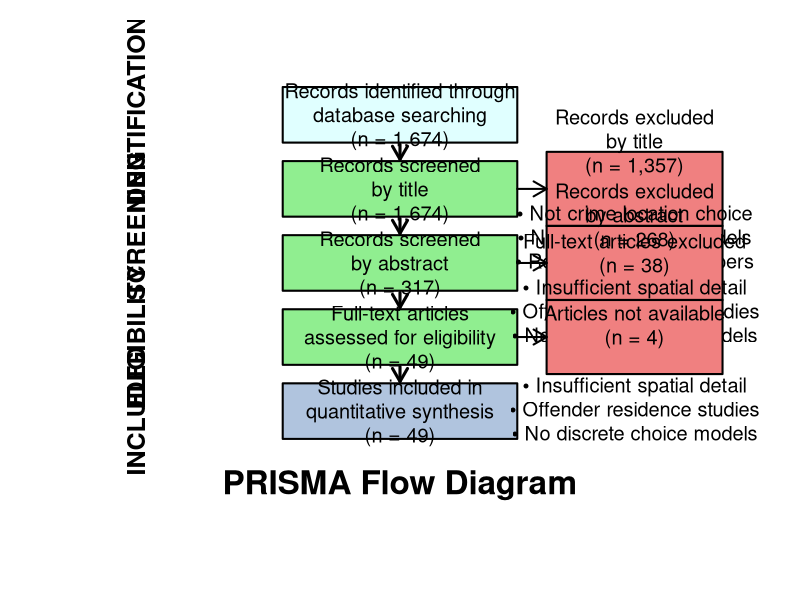
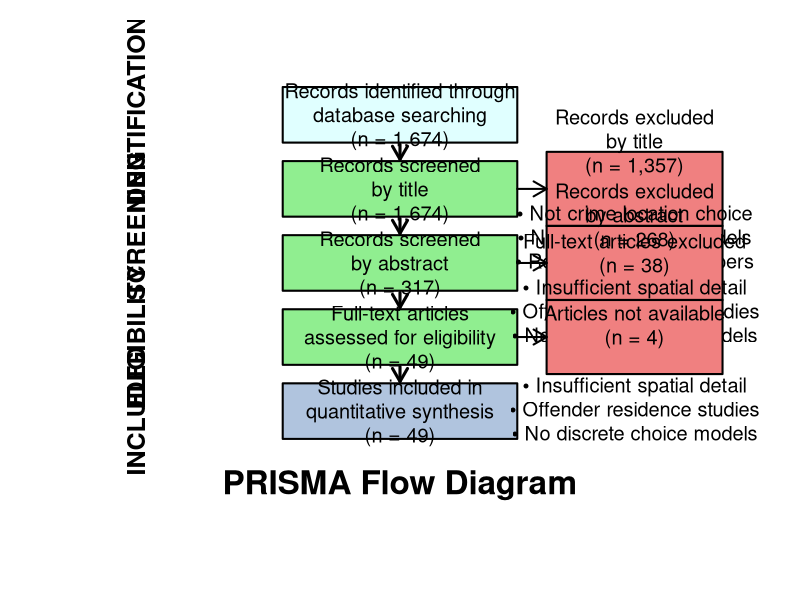

Write the R code that produced these figures, in order.
# Basic PRISMA diagram using base R graphics
# This should definitely work

# Create a basic PRISMA diagram
png("20250709_Analysis & Results/basic_prisma_diagram.png", 
    width = 1200, height = 1400, res = 150)

# Set up the plot
par(mar = c(1, 1, 1, 1))
plot(0, 0, type = "n", xlim = c(0, 12), ylim = c(0, 14), 
     axes = FALSE, xlab = "", ylab = "")

# Function to draw boxes
draw_box <- function(x, y, width, height, text, color = "lightblue") {
  rect(x - width/2, y - height/2, x + width/2, y + height/2, 
       col = color, border = "black", lwd = 2)
  text(x, y, text, cex = 1.2, adj = 0.5)
}

# Draw boxes
draw_box(6, 12, 4, 1.5, "Records identified through\ndatabase searching\n(n = 1,674)", "lightcyan")
draw_box(6, 10, 4, 1.5, "Records screened\nby title\n(n = 1,674)", "lightgreen")
draw_box(6, 8, 4, 1.5, "Records screened\nby abstract\n(n = 317)", "lightgreen")
draw_box(6, 6, 4, 1.5, "Full-text articles\nassessed for eligibility\n(n = 49)", "lightgreen")
draw_box(6, 4, 4, 1.5, "Studies included in\nquantitative synthesis\n(n = 49)", "lightsteelblue")

# Exclusion boxes
draw_box(10, 10, 3, 2, "Records excluded\nby title\n(n = 1,357)\n\n• Not crime location choice\n• No spatial choice models\n• Review/theoretical papers", "lightcoral")
draw_box(10, 8, 3, 2, "Records excluded\nby abstract\n(n = 268)\n\n• Insufficient spatial detail\n• Offender residence studies\n• No discrete choice models", "lightcoral")
draw_box(10, 6, 3, 2, "Full-text articles excluded\n(n = 38)\n\nArticles not available\n(n = 4)\n\n• Insufficient spatial detail\n• Offender residence studies\n• No discrete choice models", "lightcoral")

# Arrows
arrows(6, 11.2, 6, 10.8, lwd = 3, length = 0.15)
arrows(6, 9.2, 6, 8.8, lwd = 3, length = 0.15)
arrows(6, 7.2, 6, 6.8, lwd = 3, length = 0.15)
arrows(6, 5.2, 6, 4.8, lwd = 3, length = 0.15)

# Exclusion arrows
arrows(8, 10, 8.5, 10, lwd = 2, length = 0.15)
arrows(8, 8, 8.5, 8, lwd = 2, length = 0.15)
arrows(8, 6, 8.5, 6, lwd = 2, length = 0.15)

# Stage labels
text(1.5, 12, "IDENTIFICATION", cex = 1.5, font = 2, srt = 90)
text(1.5, 9, "SCREENING", cex = 1.5, font = 2, srt = 90)
text(1.5, 6, "ELIGIBILITY", cex = 1.5, font = 2, srt = 90)
text(1.5, 4, "INCLUDED", cex = 1.5, font = 2, srt = 90)

# Title
text(6, 2, "PRISMA Flow Diagram", cex = 2, font = 2)

dev.off()

cat("Basic PRISMA diagram created successfully!\n")
cat("File saved: basic_prisma_diagram.png\n")

# Also create a PDF version
pdf("20250709_Analysis & Results/basic_prisma_diagram.pdf", 
    width = 12, height = 14)

# Set up the plot
par(mar = c(1, 1, 1, 1))
plot(0, 0, type = "n", xlim = c(0, 12), ylim = c(0, 14), 
     axes = FALSE, xlab = "", ylab = "")

# Draw the same diagram
draw_box(6, 12, 4, 1.5, "Records identified through\ndatabase searching\n(n = 1,674)", "lightcyan")
draw_box(6, 10, 4, 1.5, "Records screened\nby title\n(n = 1,674)", "lightgreen")
draw_box(6, 8, 4, 1.5, "Records screened\nby abstract\n(n = 317)", "lightgreen")
draw_box(6, 6, 4, 1.5, "Full-text articles\nassessed for eligibility\n(n = 49)", "lightgreen")
draw_box(6, 4, 4, 1.5, "Studies included in\nquantitative synthesis\n(n = 49)", "lightsteelblue")

# Exclusion boxes
draw_box(10, 10, 3, 2, "Records excluded\nby title\n(n = 1,357)\n\n• Not crime location choice\n• No spatial choice models\n• Review/theoretical papers", "lightcoral")
draw_box(10, 8, 3, 2, "Records excluded\nby abstract\n(n = 268)\n\n• Insufficient spatial detail\n• Offender residence studies\n• No discrete choice models", "lightcoral")
draw_box(10, 6, 3, 2, "Full-text articles excluded\n(n = 38)\n\nArticles not available\n(n = 4)\n\n• Insufficient spatial detail\n• Offender residence studies\n• No discrete choice models", "lightcoral")

# Arrows
arrows(6, 11.2, 6, 10.8, lwd = 3, length = 0.15)
arrows(6, 9.2, 6, 8.8, lwd = 3, length = 0.15)
arrows(6, 7.2, 6, 6.8, lwd = 3, length = 0.15)
arrows(6, 5.2, 6, 4.8, lwd = 3, length = 0.15)

# Exclusion arrows
arrows(8, 10, 8.5, 10, lwd = 2, length = 0.15)
arrows(8, 8, 8.5, 8, lwd = 2, length = 0.15)
arrows(8, 6, 8.5, 6, lwd = 2, length = 0.15)

# Stage labels
text(1.5, 12, "IDENTIFICATION", cex = 1.5, font = 2, srt = 90)
text(1.5, 9, "SCREENING", cex = 1.5, font = 2, srt = 90)
text(1.5, 6, "ELIGIBILITY", cex = 1.5, font = 2, srt = 90)
text(1.5, 4, "INCLUDED", cex = 1.5, font = 2, srt = 90)

# Title
text(6, 2, "PRISMA Flow Diagram", cex = 2, font = 2)

dev.off()

cat("Basic PRISMA diagram PDF created successfully!\n")
cat("File saved: basic_prisma_diagram.pdf\n")
